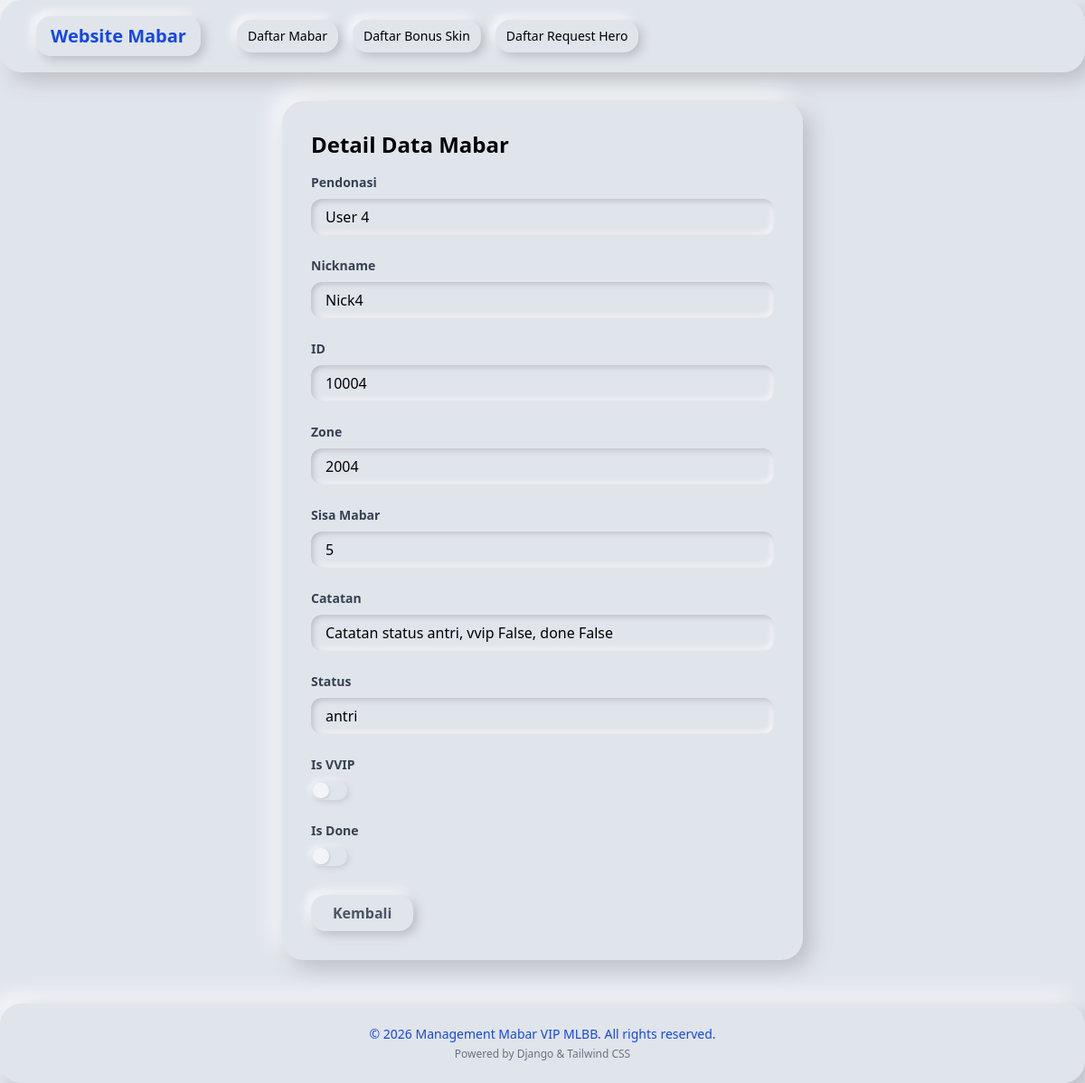
/public/mabar/4/, run on an earlier commit of the app's database.
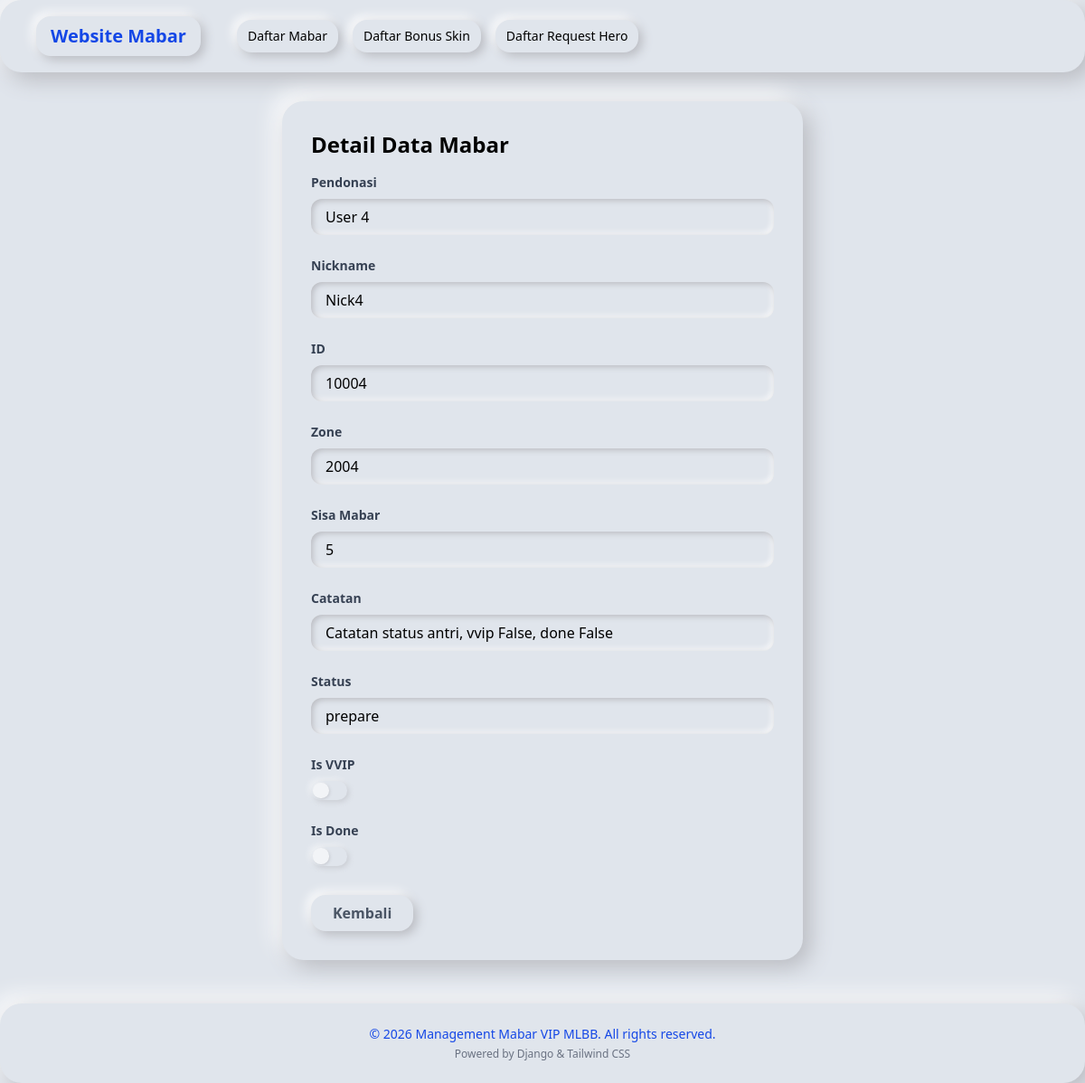
And on a later commit of the database.
### mabar/models.py (models this page shows, shortened)
class Mabar(models.Model):
    STATUS_CHOICES = [
        ('antri', 'Antri Mabar'),
        ('antri_scrim', 'Antri Scrim'),
        ('salah_id', 'Salah ID User'),
        ('kurang', 'Donasi Kurang'),
        ('prepare', 'Persiapan'),
        ('in_mabar', 'Sedang Mabar'),
        ('done', 'Selesai'),
    ]
    donate_name = models.CharField(
        max_length=100,
        verbose_name="Pendonasi"
    )
    nickname = models.CharField(
        default="-",
        max_length=100,
        blank=True,
        null=True,
        verbose_name="Nickname"
    )
    id_user = models.IntegerField(
        verbose_name="ID"
    )
    zone_user = models.IntegerField(
        default=0,
        blank=True,
        null=True,
        verbose_name="Zone"
    )
    sisa_mabar = models.IntegerField(
        default=1,
        verbose_name="Sisa Mabar"
    )
    catatan = models.TextField(
        default="Pantau Status mabarmu!",
        blank=True,
        null=True,
        verbose_name="Catatan"
    )
    status = models.CharField(
        max_length=20,
        choices=STATUS_CHOICES,
        default='antri',
        verbose_name="Status"
    )
    date_created = models.DateTimeField(
        auto_now_add=True,
        verbose_name="Tanggal Dibuat"
    )
    is_vvip = models.BooleanField(
        default=False,
        verbose_name="Is VVIP"
    )
    is_done = models.BooleanField(
        default=False,
        verbose_name="Is Done"
    )
    class Meta:
        verbose_name = 'Mabar Record'
        verbose_name_plural = 'Mabar Records'
        ordering = ['-date_created']

### mabar/views.py (the view)
# urls.py: path('mabar/<int:pk>/', views.mabar_detail, name='mabar_detail'),
def mabar_detail(request, pk):
    mabar = get_object_or_404(Mabar, pk=pk)
    form = MabarForm(instance=mabar)
    for field in form.fields:
        form.fields[field].widget.attrs['disabled'] = True
    return render(request, 'public/mabar_detail.html', {'form': form})

### mabar/forms.py
class MabarForm(forms.ModelForm):
    class Meta:
        model = Mabar
        fields = [
            'donate_name', 'nickname', 'id_user', 'zone_user', 'sisa_mabar', 'catatan', 'status', 'is_vvip', 'is_done'
        ]

### mabar/templates/public/mabar_detail.html (shortened to what this page needs)
{% extends 'public/base.html' %}
{% block content %}
<div class="max-w-xl mx-auto mt-8 neu-card p-8">
    <h1 class="text-2xl font-bold mb-4">Detail Data Mabar</h1>
    <div class="grid gap-6">
        {% for field in form %}
        <div class="flex flex-col gap-1">
            <label class="block text-sm font-semibold text-gray-700 mb-1">{{ field.label }}</label>
            {% if field.field.widget.input_type == 'checkbox' %}
                <div class="flex items-center gap-2">
                    <label class="switch">
                        <span class="slider"></span>
                    </label>
                </div>
            {% elif field.field.widget.input_type == 'select' or field.field.widget.input_type == 'select-multiple' %}
                <input type="text" value="{{ field.value|default_if_none:'' }}" class="neu-input px-4 py-2 w-full" disabled>
            {% else %}
                <input type="text" value="{{ field.value|default_if_none:'' }}" class="neu-input px-4 py-2 w-full" disabled>
            {% endif %}
        </div>
        {% endfor %}
        <div class="flex items-center gap-4 mt-2">
            <a href="{% url 'mabar_list' %}" class="neu-btn text-gray-600 font-semibold px-6 py-2">Kembali</a>
        </div>
    </div>
</div>
{% endblock %}

### mabar/templates/public/base.html (shortened to what this page needs)
<!DOCTYPE html>
<html lang="en">
<head>
    <script src="https://cdn.jsdelivr.net/npm/@tailwindcss/browser@4"></script>
    <link rel="stylesheet" href="https://cdn.jsdelivr.net/npm/@tabler/icons-webfont@latest/dist/tabler-icons.min.css" />
</head>
<body>
<nav class="neu-card p-2 mb-4">
    <div class="max-w-7xl mx-auto px-4 sm:px-6 lg:px-8">
        <div class="flex items-center justify-between h-16">
            <div class="flex items-center">
                <a class="text-xl font-bold text-blue-700 neu-btn px-4 py-2" href="{% url 'mabar_list' %}">Website Mabar</a>
                <div class="ml-10 flex items-baseline space-x-4">
                    <a class="neu-btn px-3 py-2 text-sm font-medium {% if request.resolver_match.url_name == 'mabar_list' %}ring-2 ring-blue-400{% endif %}" href="{% url 'mabar_list' %}">Daftar Mabar</a>
                    <a class="neu-btn px-3 py-2 text-sm font-medium {% if request.resolver_match.url_name == 'bonus_skin_list' %}ring-2 ring-blue-400{% endif %}" href="{% url 'bonus_skin_list' %}">Daftar Bonus Skin</a>
                    <a class="neu-btn px-3 py-2 text-sm font-medium {% if request.resolver_match.url_name == 'request_hero_list' %}ring-2 ring-blue-400{% endif %}" href="{% url 'request_hero_list' %}">Daftar Request Hero</a>
                </div>
            </div>
        </div>
    </div>
</nav>
<div class="max-w-7xl mx-auto mt-8 px-4">
    {% block content %}
    {% endblock %}
</div>
<footer class="neu-card mt-12 py-6">
    <div class="max-w-7xl mx-auto px-4 text-center">
        <p class="text-sm text-blue-700">&copy; {{ now|default:2026 }} Management Mabar VIP MLBB. All rights reserved.</p>
        <p class="text-xs mt-1 text-gray-500">Powered by Django & Tailwind CSS</p>
    </div>
</footer>
</body>
</html>

### mabar/templates/public/base.html (style rules this page uses)
.switch { position: relative; display: inline-block; width: 2.5rem; height: 1.3rem; }
.slider { position: absolute; cursor: pointer; top: 0; left: 0; right: 0; bottom: 0; background: #e0e5ec; border-radius: 1rem; box-shadow: 2px 2px 6px #b8bac0, -2px -2px 6px #ffffff; transition: .3s; }
.slider:before { position: absolute; content: ""; height: 1.1rem; width: 1.1rem; left: 0.15rem; bottom: 0.1rem; background: #fff; border-radius: 50%; box-shadow: 1px 1px 3px #b8bac0, -1px -1px 3px #ffffff; transition: .3s; }
.switch input:disabled + .slider { opacity: 0.6; cursor: not-allowed; }
body { background: #e0e5ec; }
.neu-card { background: #e0e5ec; border-radius: 1.5rem; box-shadow: 8px 8px 24px #b8bac0, -8px -8px 24px #ffffff; }
.neu-btn { background: #e0e5ec; border-radius: 1rem; box-shadow: 4px 4px 12px #b8bac0, -4px -4px 12px #ffffff; transition: box-shadow 0.2s; }
.neu-input { background: #e0e5ec; border-radius: 0.75rem; box-shadow: inset 2px 2px 6px #b8bac0, inset -2px -2px 6px #ffffff; border: none; }

What changed in the data, as far as the page shows it:
changed Mabar "User 4": value "antri" → "prepare"
